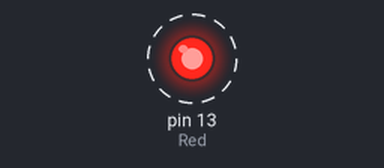
This sketch was run on a simulated Arduino Uno, built with avr-gcc and run on an emulated ATmega328P. On the bench: output pins drawn as LEDs (lit = HIGH). Dashed ring = blinking.

Above: at 0.5 s.
Timing chart, 0 to 3.0 s (numbered marks = the images above):
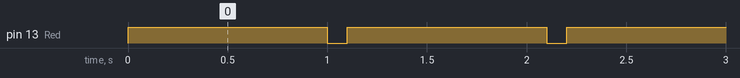

The sketch:

BLINK.ino
```cpp
/*
YouTube Demo
Arduino Tutorial - LED Blink / Code Included
*/

//Sets Red to digital pin 13
#define Red 13


void setup()
{
//Initializes pin 13 as output
  pinMode(Red,OUTPUT);
}

void loop()
{
//Blinking
  digitalWrite(Red,HIGH); //Red on
  delay(1000); //Wait 1 second
  digitalWrite(Red,LOW); //Red off
  delay(100); //Wait 100ms
}
```

Measured:
- by itself, pin 13 (Red): alternates HIGH for 1.0 s and LOW for 0.10 s
